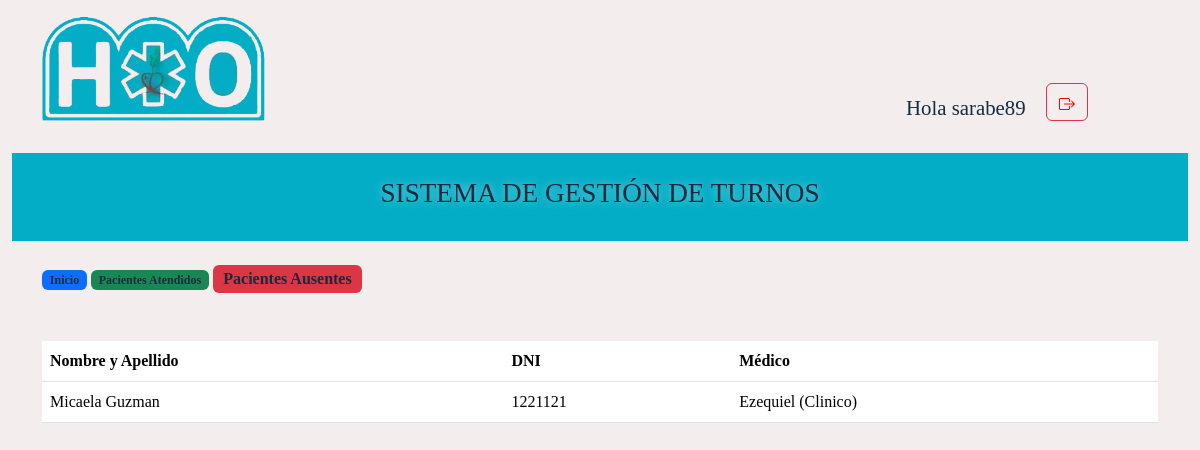
Screenshot of /pacientes_ausentes/ (signed in) with the database file from the repository.
### turnos/models.py (models this page shows, shortened)
class Turno(models.Model):
    STATUS_CHOICES = (
        ('E' , 'En Espera'),
        ('P' , 'Atendiendo'),
        ('A' , 'Ausente'),
        ('L', 'Atendido'),
    )
    nombre = models.CharField( max_length=50, null=True)
    apellido = models.CharField( max_length=50, null=True)
    dni = models.IntegerField(default=0)
    medico = models.ForeignKey(Medico, on_delete=models.CASCADE)
    fecha = models.DateField(default=date.today)
    hora = models.TimeField(default='07:00')
    status = models.CharField(max_length=1,choices=STATUS_CHOICES, default='E', verbose_name='estado')

class Medico(models.Model):
    nombre = models.CharField(max_length=50)
    especialidad = models.CharField(max_length=45)
    def __str__(self):
        return f'{self.nombre}  ({self.especialidad})'

### turnos/views.py (the view)
# urls.py: path('pacientes_ausentes/', views.pacientes_ausentes, name='pacientes_ausentes'),
@login_required
def pacientes_ausentes(request):
    turnos_ausentes = Turno.objects.filter(status='A').order_by('fecha')
    return render(request, 'pacientes_ausentes.html', {'turnos_ausentes': turnos_ausentes})

### turnos/templates/pacientes_ausentes.html
{% extends 'base.html' %}
{% block content %}
<br>
<div class="container-fluid">
    <div class="container">
        <span class="badge bg-primary"><a href="{% url 'ver_turnos' %}">Inicio</a></span> </option>
        <span class="badge bg-success "> <a href="{% url 'pacientes_atendidos' %}" >Pacientes Atendidos</a></span>
        <span class="badge bg-danger fs-6"><a href="{% url 'pacientes_ausentes' %}" >Pacientes Ausentes</a></span>
    </div>
</div>
<br><br>
<div class="container-fluid">
    <div class="container">
  <div class="table-responsive">
    <table class="table align-middle mb-0 bg-white">
      <thead class="bg-light">
        <tr>
          <th>Nombre y Apellido</th>
          <th>DNI</th>
          <th>Médico</th>
        </tr>
      </thead>
      <tbody>
        {% for turno in turnos_ausentes %}
          <tr>
            <td>{{ turno.nombre|title }} {{ turno.apellido|title }}</td>
            <td>{{ turno.dni }}</td>
            <td>{{ turno.medico|title }}</td>
          </tr>
        {% endfor %}
      </tbody>
    </table>
  </div>
</div>
</div>
{% endblock %}

### turnos/templates/base.html (shortened to what this page needs)
{% load static %}
<!DOCTYPE html>
<html lang="en">
<head>
  <link href="https://cdn.jsdelivr.net/npm/bootstrap@5.3.2/dist/css/bootstrap.min.css" rel="stylesheet"
>
  <link rel="stylesheet" href="https://cdn.jsdelivr.net/npm/flatpickr@4.6.6/dist/flatpickr.min.css">
  <link rel="stylesheet" href="{% static 'componentes/css/turnos.css' %}">
</head>
<body>
  <header>
    <div class="container-fluid">
      <div class="container contheader">
        <div class="cont_logo">
          <a class="logo-img" href="https://danip98.github.io/hospital/index.html" target="_blank">
            <img src="{% static 'componentes/img/logo ajustado.png' %}" alt="Logo hospital">
          </a>
        </div>
        <div class="cont_username">
          <h3>Hola {{ user.username }}</h3>
        </div>
        <div class="cont_Cerrar">
          <a href="{% url 'salir' %}" class="btn btn-outline-danger"> </a>
        </div>
      </div>
    </div>
    <div class="container-fluid">
      <div class="titulo">
        <div class="container"> <a class="titulo-pag">
            <h2>SISTEMA DE GESTIÓN DE TURNOS</h2>
          </a>
        </div>
      </div>
    </div>
    {% block content %}
    {% endblock %}
</body>
</html>

### turnos/static/componentes/css/turnos.css (style rules this page uses)
body { margin-right: 10px; margin: 0%; background-color: #f4eded; font-family: 'Merriweather', serif; align-items: center; }
h1, h2 { font-size: 1.7em; color: #152C40; }
h3 { font-size: 1em; color: #152C40; }
a { text-decoration: none; color: #152C40; }
.contheader { display: flex; padding-top: 1em; align-items: flex-end }
.cont_logo { width: 20%; }
.cont_username { width: 70%; padding-right: 1em; text-align: right; font-size: 1.3em; color: #152C40; font-family: 'Merriweather', serif; }
.cont_username h3 { margin: 0; }
.cont_Cerrar { width: 10%; font-size: 0.9em; font-family: 'Open Sans', sans-serif; }
.cont_Cerrar a { color: red; }
.contheader img { width: 100%; }
.titulo { display: flex; justify-content: center; margin-top: 2em; align-items: center; text-align: center; width: 100%; background-color: #03ADC6; color: white; text-shadow: 0 0 10px #fff8; }
.titulo .titulo-pag { margin: 0; padding: 1em; max-width: 90%; text-decoration: none; text-shadow: 0 0 10px #fff8; }

### rows the page displays
Turno: nombre "Micaela", apellido "Guzman", dni "1221121", medico "Ezequiel (Clinico)"

### other values shown
{{ user.username }} "sarabe89"
